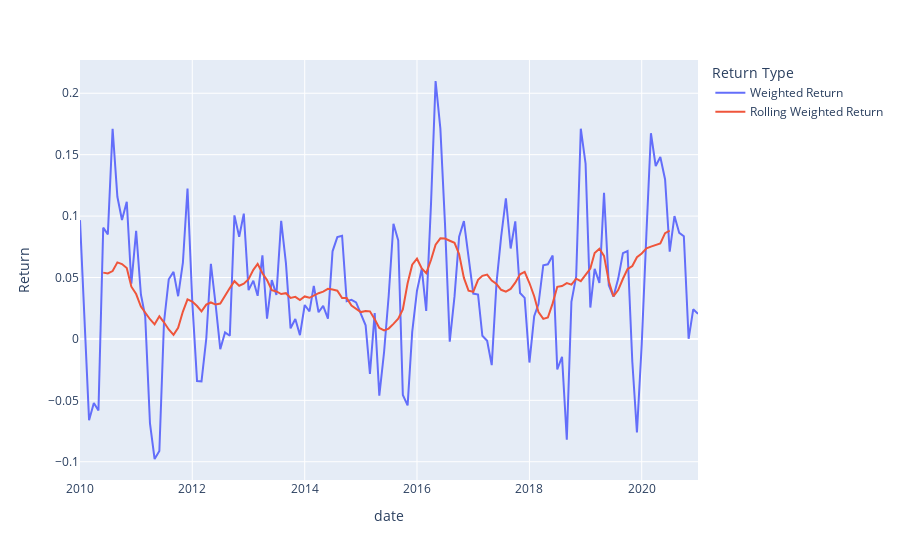

Here is the notebook cell this chart was saved with:
### Markdown cell above
We use the smoothed line to "predict" what regime we are on based on the rolling 6-year average. Probably best to pull the trigger now.

### Code cell
returns = (
  (1 / 4 * asset_3mo_returns_period_df)
    .sum(axis = 1)
    .rename('Weighted Return')
)
rolling_returns = (
  returns
    .rolling(12)
    .mean()
    .rename('Rolling Weighted Return')
    .shift(-6)
)
plot_df = (
  pd
    .concat([returns, rolling_returns], axis = 1)
    .reset_index()
    .melt(
      id_vars = 'date',
      value_name = 'Return',
      var_name = 'Return Type'
    )
)
print('Number of observations:', len(returns))

px.line(
  plot_df, 
  x = 'date', 
  y = 'Return', 
  color = 'Return Type'
)

### Figure 1 — Plotly figure (JSON) as saved in the notebook; plotly's stock layout.template omitted (floating-point values rounded to 4 significant figures; data arrays with more than 128 entries replaced by an {"elided": "..."} marker saying what was removed)
{"data": [{"hovertemplate": "Return Type=Weighted Return<br>date=%{x}<br>Return=%{y}<extra></extra>", "legendgroup": "Weighted Return", "line": {"color": "#636efa", "dash": "solid"}, "mode": "lines", "name": "Weighted Return", "orientation": "v", "showlegend": true, "type": "scatter", "x": {"elided": "133 str values"}, "xaxis": "x", "y": {"elided": "133 float values"}, "yaxis": "y"}, {"hovertemplate": "Return Type=Rolling Weighted Return<br>date=%{x}<br>Return=%{y}<extra></extra>", "legendgroup": "Rolling Weighted Return", "line": {"color": "#EF553B", "dash": "solid"}, "mode": "lines", "name": "Rolling Weighted Return", "orientation": "v", "showlegend": true, "type": "scatter", "x": {"elided": "133 str values"}, "xaxis": "x", "y": {"elided": "133 float values"}, "yaxis": "y"}], "layout": {"autosize": true, "legend": {"title": {"text": "Return Type"}, "tracegroupgap": 0}, "margin": {"t": 60}, "xaxis": {"anchor": "y", "autorange": true, "domain": [0, 1], "range": ["2010-01-01", "2021-01-01"], "title": {"text": "date"}, "type": "date"}, "yaxis": {"anchor": "x", "autorange": true, "domain": [0, 1], "range": [-0.1149, 0.2271], "title": {"text": "Return"}, "type": "linear"}}}
